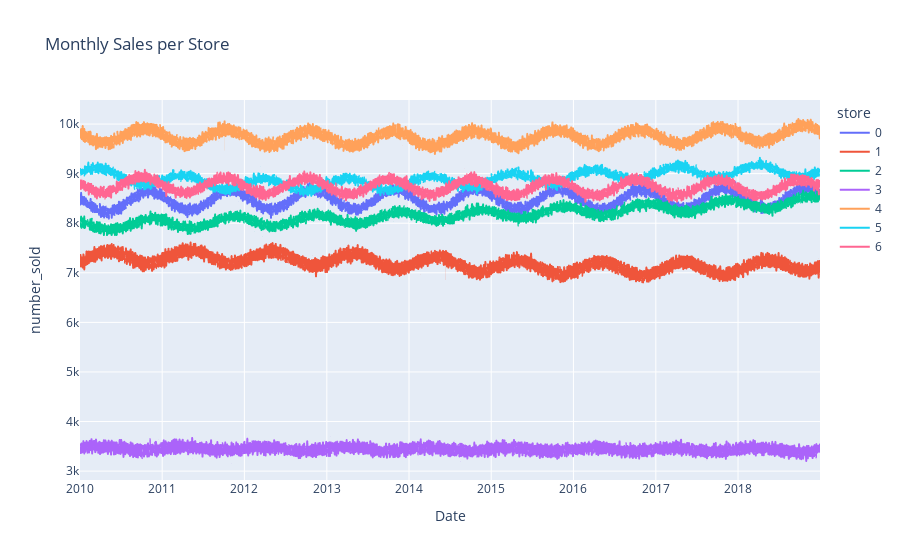

The code cell stored with this chart in its notebook:
### Markdown cell above
Clearly, each store product combination has a different trend. We can see that there is a trend and seasonality in the data.

There are 7 stores and 10 products.
We can create a time series for each store and product combination. This would result in 70 different time series associated with every unique store-product combination.

We can also create a time series for each store, which would be an aggregation of all products sold in that store. This would result in 7 time series

### Code cell
df_store_groupedSales = df.groupby(['store','Date',])['number_sold'].sum()

px.line(df_store_groupedSales.reset_index(), x='Date', y='number_sold', color='store', title='Monthly Sales per Store')

### Figure 1 — Plotly figure (JSON) as saved in the notebook; plotly's stock layout.template omitted (floating-point values rounded to 4 significant figures; data arrays with more than 128 entries replaced by an {"elided": "..."} marker saying what was removed)
{"data": [{"hovertemplate": "store=0<br>Date=%{x}<br>number_sold=%{y}<extra></extra>", "legendgroup": "0", "line": {"color": "#636efa", "dash": "solid"}, "marker": {"symbol": "circle"}, "mode": "lines", "name": "0", "showlegend": true, "type": "scattergl", "x": {"elided": "3287 str values"}, "xaxis": "x", "y": {"elided": "3287 int values"}, "yaxis": "y"}, {"hovertemplate": "store=1<br>Date=%{x}<br>number_sold=%{y}<extra></extra>", "legendgroup": "1", "line": {"color": "#EF553B", "dash": "solid"}, "marker": {"symbol": "circle"}, "mode": "lines", "name": "1", "showlegend": true, "type": "scattergl", "x": {"elided": "3287 str values"}, "xaxis": "x", "y": {"elided": "3287 int values"}, "yaxis": "y"}, {"hovertemplate": "store=2<br>Date=%{x}<br>number_sold=%{y}<extra></extra>", "legendgroup": "2", "line": {"color": "#00cc96", "dash": "solid"}, "marker": {"symbol": "circle"}, "mode": "lines", "name": "2", "showlegend": true, "type": "scattergl", "x": {"elided": "3287 str values"}, "xaxis": "x", "y": {"elided": "3287 int values"}, "yaxis": "y"}, {"hovertemplate": "store=3<br>Date=%{x}<br>number_sold=%{y}<extra></extra>", "legendgroup": "3", "line": {"color": "#ab63fa", "dash": "solid"}, "marker": {"symbol": "circle"}, "mode": "lines", "name": "3", "showlegend": true, "type": "scattergl", "x": {"elided": "3287 str values"}, "xaxis": "x", "y": {"elided": "3287 int values"}, "yaxis": "y"}, {"hovertemplate": "store=4<br>Date=%{x}<br>number_sold=%{y}<extra></extra>", "legendgroup": "4", "line": {"color": "#FFA15A", "dash": "solid"}, "marker": {"symbol": "circle"}, "mode": "lines", "name": "4", "showlegend": true, "type": "scattergl", "x": {"elided": "3287 str values"}, "xaxis": "x", "y": {"elided": "3287 int values"}, "yaxis": "y"}, {"hovertemplate": "store=5<br>Date=%{x}<br>number_sold=%{y}<extra></extra>", "legendgroup": "5", "line": {"color": "#19d3f3", "dash": "solid"}, "marker": {"symbol": "circle"}, "mode": "lines", "name": "5", "showlegend": true, "type": "scattergl", "x": {"elided": "3287 str values"}, "xaxis": "x", "y": {"elided": "3287 int values"}, "yaxis": "y"}, {"hovertemplate": "store=6<br>Date=%{x}<br>number_sold=%{y}<extra></extra>", "legendgroup": "6", "line": {"color": "#FF6692", "dash": "solid"}, "marker": {"symbol": "circle"}, "mode": "lines", "name": "6", "showlegend": true, "type": "scattergl", "x": {"elided": "3287 str values"}, "xaxis": "x", "y": {"elided": "3287 int values"}, "yaxis": "y"}], "layout": {"legend": {"title": {"text": "store"}, "tracegroupgap": 0}, "title": {"text": "Monthly Sales per Store"}, "xaxis": {"anchor": "y", "domain": [0, 1], "title": {"text": "Date"}}, "yaxis": {"anchor": "x", "domain": [0, 1], "title": {"text": "number_sold"}}}}
